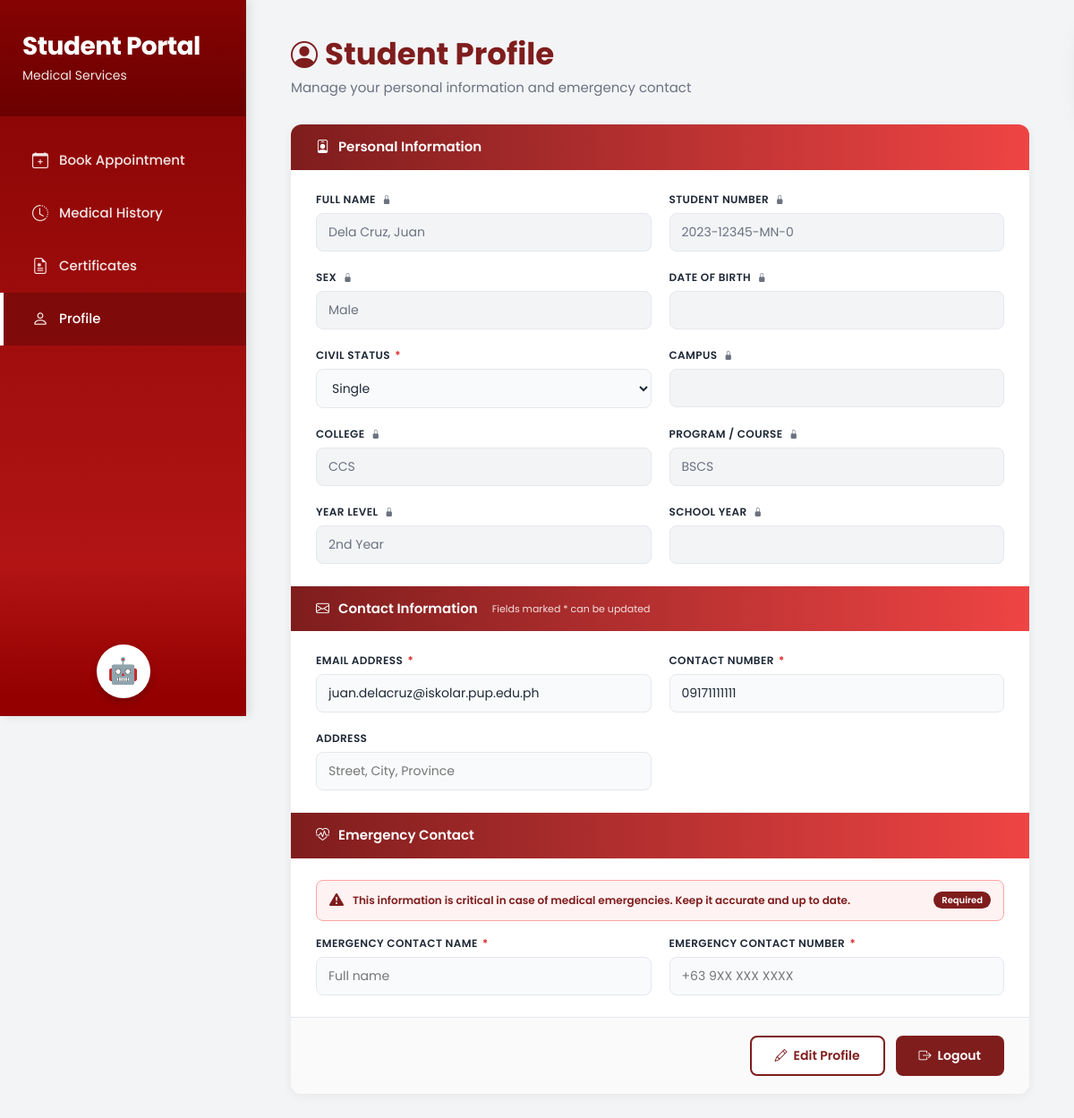
/student/profile.php (signed in), run on the app's committed database.
### tables this page shows
CREATE TABLE students (
    student_id               INT UNSIGNED AUTO_INCREMENT PRIMARY KEY,
    user_id                  INT UNSIGNED NOT NULL UNIQUE,
    student_number           VARCHAR(30)  NOT NULL UNIQUE
                             COMMENT 'e.g. 2023-12345-MN-0',
    last_name                VARCHAR(100) NOT NULL,
    first_name               VARCHAR(100) NOT NULL,
    middle_name              VARCHAR(100),
    sex                      ENUM('Male','Female','Prefer not to say'),
    date_of_birth            DATE,
    civil_status             ENUM('Single','Married','Widowed','Separated'),
    contact_number           VARCHAR(20),
    email                    VARCHAR(191),
    address                  TEXT,
    campus                   VARCHAR(100),
    college                  VARCHAR(100),
    program                  VARCHAR(100) COMMENT 'e.g. BSIT',
    year_level               ENUM('1st Year','2nd Year','3rd Year',
                                  '4th Year','5th Year','Graduate'),
    school_year              VARCHAR(20)  COMMENT 'e.g. 2025-2026',
    emergency_contact_name   VARCHAR(200),
    emergency_contact_number VARCHAR(20),
    photo_path               VARCHAR(255),
    created_at               DATETIME NOT NULL DEFAULT CURRENT_TIMESTAMP,
    updated_at               DATETIME NOT NULL DEFAULT CURRENT_TIMESTAMP
                             ON UPDATE CURRENT_TIMESTAMP,
    CONSTRAINT fk_student_user FOREIGN KEY (user_id)
        REFERENCES users(user_id) ON DELETE CASCADE ON UPDATE CASCADE,
    INDEX idx_student_number  (student_number),
    INDEX idx_student_college (college)
);

### student/profile.php (the view, shortened to what this page needs)
<?php
require_once "../config/db.php";
$student_id = (int) $_SESSION['profile_id'];
$q = mysqli_prepare($c,
    "SELECT s.student_number, s.last_name, s.first_name, s.middle_name,
            s.sex, s.date_of_birth, s.civil_status, s.contact_number,
            s.email, s.address, s.campus, s.college, s.program,
            s.year_level, s.school_year, s.emergency_contact_name,
            s.emergency_contact_number, u.email AS login_email
     FROM students s JOIN users u ON u.user_id = s.user_id
     WHERE s.student_id = ? LIMIT 1");
mysqli_stmt_bind_param($q, "i", $student_id);
mysqli_stmt_execute($q);
$p = mysqli_fetch_assoc(mysqli_stmt_get_result($q)) ?? [];
function esc(?string $s): string { return htmlspecialchars($s ?? '', ENT_QUOTES, 'UTF-8'); }
function val(?string $s): string { return esc($s ?? ''); }
$full_name = trim(
    ($p['last_name'] ?? '') . ', ' . ($p['first_name'] ?? '') .
    (isset($p['middle_name']) && $p['middle_name'] !== '' ? ' ' . $p['middle_name'] : '')
);
?>
<!DOCTYPE html>
<html lang="en">
<head>
    <link href="https://cdnjs.cloudflare.com/ajax/libs/bootstrap/5.3.2/css/bootstrap.min.css" rel="stylesheet">
    <link rel="stylesheet" href="https://cdn.jsdelivr.net/npm/bootstrap-icons@1.11.1/font/bootstrap-icons.css">
</head>
<body>
<div class="sidebar">
    <div class="sidebar-header">
        <h1>Student Portal</h1>
        <p>Medical Services</p>
    </div>
    <nav class="sidebar-nav">
        <a href="book_appointment.php" class="nav-item"><i class="bi bi-calendar-plus"></i><span>Book Appointment</span></a>
        <a href="medical_history.php"  class="nav-item"><i class="bi bi-clock-history"></i><span>Medical History</span></a>
        <a href="certificates.php"     class="nav-item"><i class="bi bi-file-earmark-medical"></i><span>Certificates</span></a>
        <a href="profile.php"          class="nav-item active"><i class="bi bi-person"></i><span>Profile</span></a>
    </nav>
    <div class="sidebar-footer">
        <div class="chatbot-toggle" id="chatbotToggle">🤖</div>
    </div>
</div>
<main class="main-content">
    <div class="page-header">
        <h2><i class="bi bi-person-circle me-2" style="font-size:30px;vertical-align:middle;"></i>Student Profile</h2>
        <p>Manage your personal information and emergency contact</p>
    </div>
    <form id="profileForm" novalidate>
        <div class="profile-card">
            <div class="section-header">
                <i class="bi bi-person-badge"></i> Personal Information
            </div>
            <div class="section-body">
                <div class="form-grid">
                    <div class="form-group">
                        <label>Full Name <i class="bi bi-lock-fill lock-icon"></i></label>
                        <input type="text" value="<?= val($full_name) ?>" class="locked" readonly tabindex="-1">
                    </div>
                    <div class="form-group">
                        <label>Student Number <i class="bi bi-lock-fill lock-icon"></i></label>
                        <input type="text" value="<?= val($p['student_number'] ?? '') ?>" class="locked" readonly tabindex="-1">
                    </div>
                    <div class="form-group">
                        <label>Sex <i class="bi bi-lock-fill lock-icon"></i></label>
                        <input type="text" value="<?= val($p['sex'] ?? '') ?>" class="locked" readonly tabindex="-1">
                    </div>
                    <div class="form-group">
                        <label>Date of Birth <i class="bi bi-lock-fill lock-icon"></i></label>
                        <input type="text" value="<?= $p['date_of_birth'] ? date('F j, Y', strtotime($p['date_of_birth'])) : '' ?>" class="locked" readonly tabindex="-1">
                    </div>
                    <div class="form-group">
                        <label for="f_civil">Civil Status <span class="req">*</span></label>
                        <select id="f_civil" name="civil_status" disabled>
                            <?php foreach (['Single','Married','Widowed','Separated'] as $opt): ?>
                            <option value="<?= esc($opt) ?>" <?= ($p['civil_status'] ?? '') === $opt ? 'selected' : '' ?>><?= esc($opt) ?></option>
                            <?php endforeach; ?>
                        </select>
                    </div>
                    <div class="form-group">
                        <label>Campus <i class="bi bi-lock-fill lock-icon"></i></label>
                        <input type="text" value="<?= val($p['campus'] ?? '') ?>" class="locked" readonly tabindex="-1">
                    </div>
                    <div class="form-group">
                        <label>College <i class="bi bi-lock-fill lock-icon"></i></label>
                        <input type="text" value="<?= val($p['college'] ?? '') ?>" class="locked" readonly tabindex="-1">
                    </div>
                    <div class="form-group">
                        <label>Program / Course <i class="bi bi-lock-fill lock-icon"></i></label>
                        <input type="text" value="<?= val($p['program'] ?? '') ?>" class="locked" readonly tabindex="-1">
                    </div>
                    <div class="form-group">
                        <label>Year Level <i class="bi bi-lock-fill lock-icon"></i></label>
                        <input type="text" value="<?= val($p['year_level'] ?? '') ?>" class="locked" readonly tabindex="-1">
                    </div>
                    <div class="form-group">
                        <label>School Year <i class="bi bi-lock-fill lock-icon"></i></label>
                        <input type="text" value="<?= val($p['school_year'] ?? '') ?>" class="locked" readonly tabindex="-1">
                    </div>
                </div>
            </div>
            <hr class="section-divider">
            <div class="section-header">
                <i class="bi bi-envelope"></i> Contact Information
                <small>Fields marked * can be updated</small>
            </div>
            <div class="section-body">
                <div class="form-grid">
                    <div class="form-group">
                        <label for="f_email">Email Address <span class="req">*</span></label>
                        <input type="email" id="f_email" name="email" value="<?= val($p['email'] ?? '') ?>" placeholder="your@email.com" readonly>
                    </div>
                    <div class="form-group">
                        <label for="f_contact">Contact Number <span class="req">*</span></label>
                        <input type="tel" id="f_contact" name="contact_number" value="<?= val($p['contact_number'] ?? '') ?>" placeholder="09XX-XXX-XXXX" readonly>
                    </div>
                    <div class="form-group">
                        <label for="f_address">Address</label>
                        <input type="text" id="f_address" name="address" value="<?= val($p['address'] ?? '') ?>" placeholder="Street, City, Province" readonly>
                    </div>
                </div>
            </div>
            <hr class="section-divider">
            <div class="section-header">
                <i class="bi bi-heart-pulse"></i> Emergency Contact
            </div>
            <div class="section-body">
                <div class="emergency-banner">
                    <i class="bi bi-exclamation-triangle-fill"></i>
                    <span>This information is critical in case of medical emergencies. Keep it accurate and up to date.</span>
                    <span class="badge-req">Required</span>
                </div>
                <div class="form-grid cols-2">
                    <div class="form-group">
                        <label for="f_ec_name">Emergency Contact Name <span class="req">*</span></label>
                        <input type="text" id="f_ec_name" name="ec_name" value="<?= val($p['emergency_contact_name'] ?? '') ?>" placeholder="Full name" readonly>
                    </div>
                    <div class="form-group">
                        <label for="f_ec_number">Emergency Contact Number <span class="req">*</span></label>
                        <input type="tel" id="f_ec_number" name="ec_number" value="<?= val($p['emergency_contact_number'] ?? '') ?>" placeholder="+63 9XX XXX XXXX" readonly>
                    </div>
                </div>
            </div>
            <div class="profile-actions">
                <button type="button" class="btn-profile btn-edit" id="btnEdit">
                    <i class="bi bi-pencil"></i> Edit Profile
                </button>
                <button type="button" class="btn-profile btn-logout" id="btnLogout">
                    <i class="bi bi-box-arrow-right"></i> Logout
                </button>
            </div>
        </div>
    </form>
</main>
</body>
</html>

### data on the page
students: last_name+first_name+middle_name "Dela Cruz, Juan", student_number "2023-12345-MN-0", sex "Male", college "CCS", program "BSCS", year_level "2nd Year", email "juan.delacruz@iskolar.pup.edu.ph", contact_number "09171111111"

### other printed values
form field civil_status "Single"
